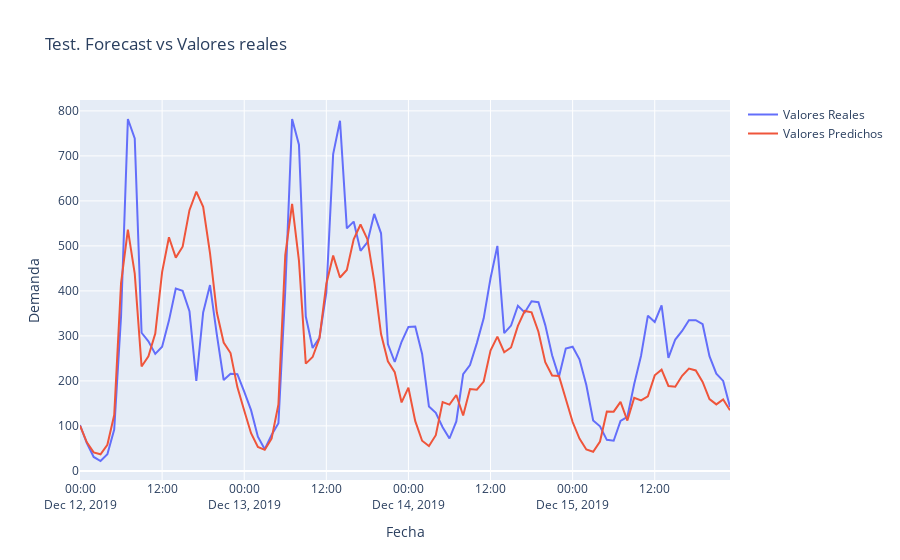

The notebook cell this image was saved under:
### Code cell
data = [
    go.Scatter(
        x = test["ds"],
        y = test["y"],
        name = "Valores Reales",
        mode = "lines",
    ),
    go.Scatter(
        x = forecast["ds"].iloc[-96:],
        y = forecast["yhat"].iloc[-96:],
        name = "Valores Predichos",
        mode = "lines",
    ),
]

layout = go.Layout(title = "Test. Forecast vs Valores reales", xaxis_title = "Fecha", yaxis_title = "Demanda")

fig = go.Figure(data = data, layout = layout)

fig.show()
